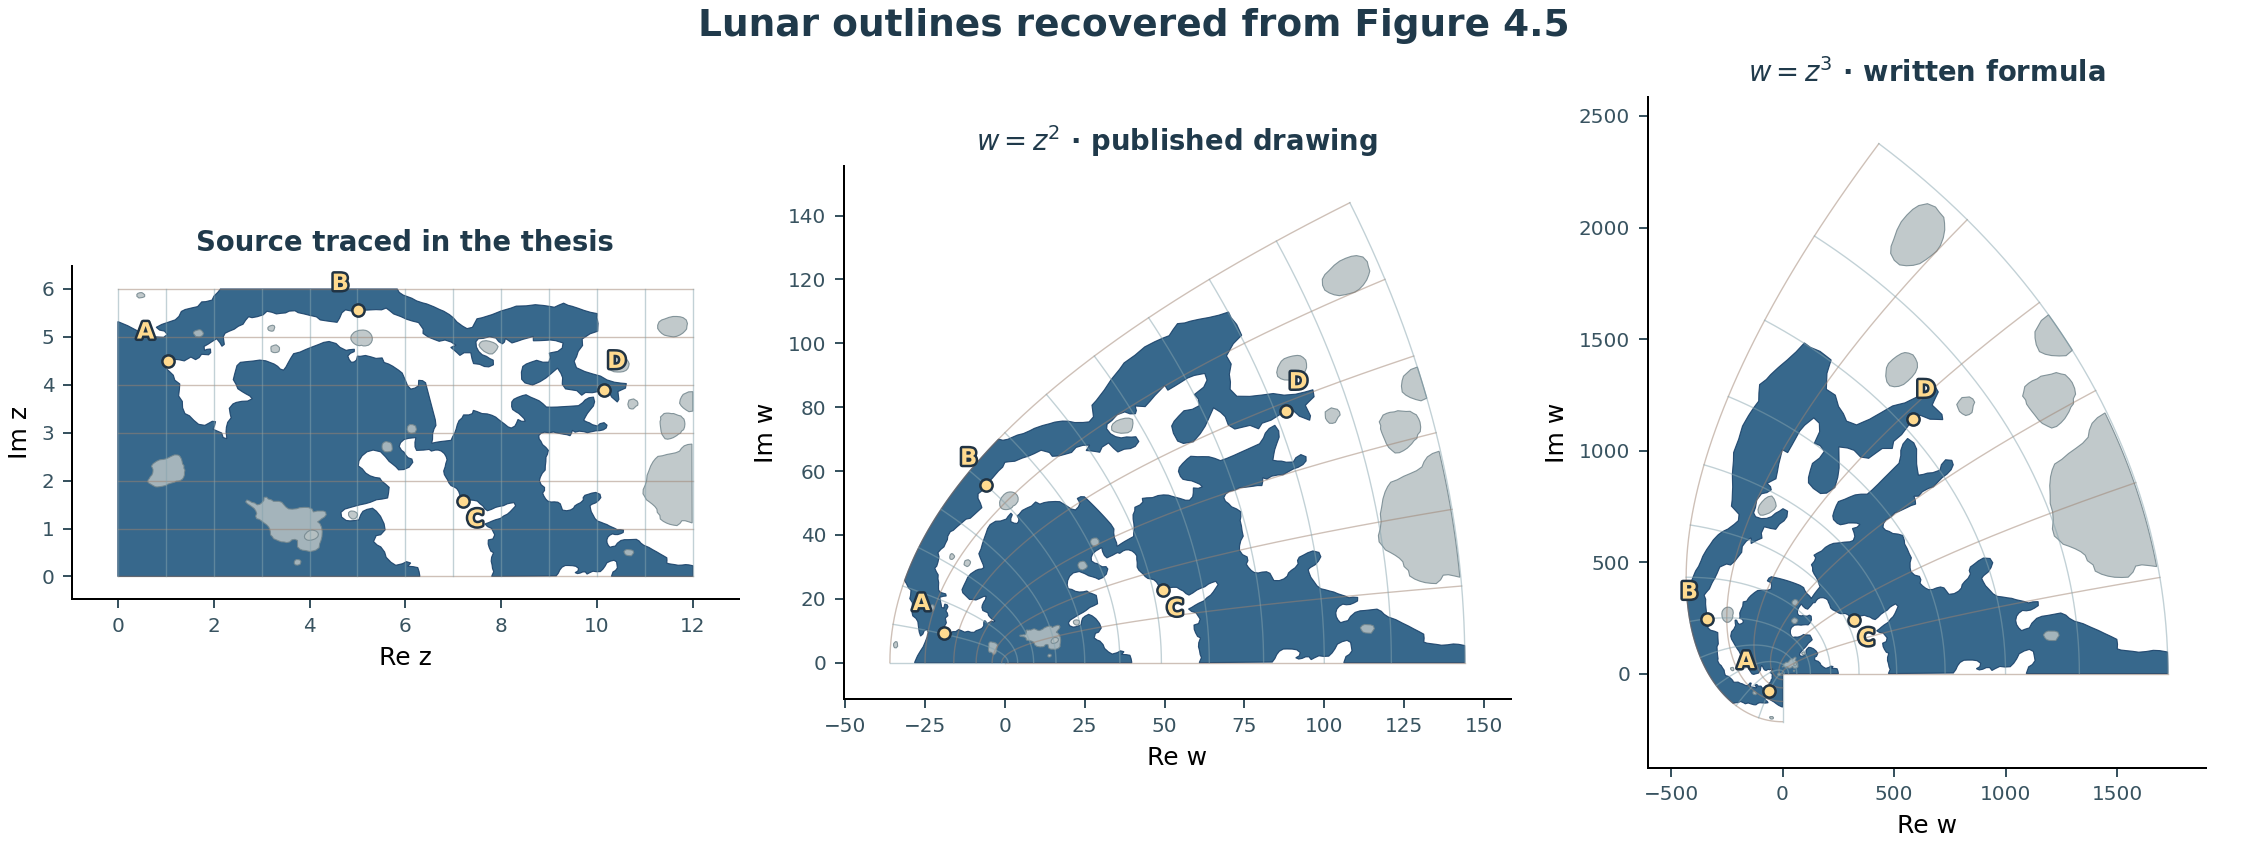

This chart was generated by the following Python code:
"""Compare the lunar outlines in Figure 4.5 and register them on Peirce's map."""

import json
from argparse import ArgumentParser
from collections.abc import Callable
from pathlib import Path

import matplotlib.pyplot as plt
import numpy as np
from matplotlib import patheffects
from numpy.typing import NDArray
from peirce_mosaic import sample_global_mosaic
from PIL import Image

from pyconformal.cartography import peirce_quincuncial, peirce_quincuncial_inverse
from pyconformal.viz import apply_conformal_to_rectangle

HERE = Path(__file__).resolve().parent
ComplexLine = NDArray[np.complex128]
Extent = tuple[float, float, float, float]
LABELS = ("A", "B", "C", "D")
LABEL_OFFSETS = ((-9, 9), (-7, 8), (5, -10), (5, 9))


def densify(points: ComplexLine) -> ComplexLine:
    """Sample each closed source edge before applying a nonlinear map."""
    segments = [
        np.linspace(a, b, max(2, int(np.ceil(abs(b - a) / 0.035))), endpoint=False)
        for a, b in zip(points, np.roll(points, -1), strict=True)
    ]
    return np.concatenate([*segments, points[:1]])


def draw_markers(ax: plt.Axes, points: ComplexLine, color: str) -> None:
    """Mark the same four source boundary points in each panel."""
    for point, label, offset in zip(points, LABELS, LABEL_OFFSETS, strict=True):
        ax.scatter(point.real, point.imag, color=color, edgecolor="#203344", s=24, zorder=4)
        mark = ax.annotate(
            label,
            (point.real, point.imag),
            xytext=offset,
            textcoords="offset points",
            color=color,
            fontsize=9,
            fontweight="bold",
            ha="center",
            zorder=4,
        )
        mark.set_path_effects([patheffects.withStroke(linewidth=2, foreground="#203344")])


def compare_contours(paths: list[ComplexLine], markers: ComplexLine) -> None:
    """Render the archived points and both candidate power maps."""
    fig, axes = plt.subplots(1, 3, figsize=(12.6, 4.7), layout="constrained")

    def power(n: int) -> Callable[[ComplexLine], ComplexLine]:
        return lambda z: np.asarray(z**n, dtype=np.complex128)

    for index, ax in enumerate(axes):
        transform = power(index + 1)
        grid = apply_conformal_to_rectangle(transform, 0j, 12 + 6j, 13, 7)
        for family, color in (
            (grid.mapped_horizontal, "#9e8270"),
            (grid.mapped_vertical, "#86a4ae"),
        ):
            for curve in family:
                ax.plot(curve.real, curve.imag, color=color, alpha=0.5, linewidth=0.55)
        for position, path in enumerate(paths):
            image = transform(path)
            fill, edge = ("#164f79", "#143c65") if position == 0 else ("#b7c1c3", "#74878e")
            ax.fill(
                image.real, image.imag, facecolor=fill, edgecolor=edge, linewidth=0.45, alpha=0.86
            )
        draw_markers(ax, transform(markers), "#ffda8f")
        ax.set_aspect("equal")
        ax.set_xlabel("Re z" if index == 0 else "Re w")
        ax.set_ylabel("Im z" if index == 0 else "Im w")
        ax.set_title(
            (
                "Source traced in the thesis",
                r"$w=z^2$ · published drawing",
                r"$w=z^3$ · written formula",
            )[index],
            color="#203a4b",
            fontweight="bold",
            fontsize=11,
        )
        ax.tick_params(colors="#385360", labelsize=8)
        ax.spines[["top", "right"]].set_visible(False)
        ax.margins(0.08)
    fig.suptitle(
        "Lunar outlines recovered from Figure 4.5", color="#203a4b", fontweight="bold", fontsize=15
    )
    fig.savefig(HERE / "lunar_thesis_outlines.png", dpi=180)
    plt.close(fig)


def geographic_coordinates(
    points: ComplexLine, frame: dict[str, float]
) -> tuple[NDArray[np.float64], NDArray[np.float64]]:
    """Convert points in the archival Mercator frame to longitude and latitude."""
    longitude = frame["west"] + (frame["east"] - frame["west"]) * points.real / 12
    top = np.arcsinh(np.tan(np.deg2rad(frame["north"])))
    latitude = np.rad2deg(np.arctan(np.sinh(top * points.imag / 6)))
    return longitude, latitude


def project_outline(points: ComplexLine, frame: dict[str, float]) -> ComplexLine:
    """Register planar points in the archival frame and project them to Peirce."""
    longitude, latitude = geographic_coordinates(points, frame)
    return np.array(
        [
            peirce_quincuncial(float(lon), float(lat))
            for lon, lat in zip(longitude, latitude, strict=True)
        ],
        dtype=np.complex128,
    )


def raster_at_extent(
    mosaic: NDArray[np.float64], extent: Extent, width: int
) -> NDArray[np.float64]:
    """Inverse-sample the source mosaic at regularly spaced tile pixel centers."""
    left, right, bottom, top = extent
    height = max(2, round(width * (top - bottom) / (right - left)))
    x = left + (right - left) * (np.arange(width) + 0.5) / width
    y = bottom + (top - bottom) * (np.arange(height) + 0.5) / height
    longitude, latitude = peirce_quincuncial_inverse(x[None, :] + 1j * y[:, None])
    return sample_global_mosaic(mosaic, longitude, latitude)


def render_registered_overlay(
    paths: list[ComplexLine], markers: ComplexLine, frame: dict[str, float]
) -> None:
    """Render global context and a detailed view of the same registered contours."""
    projected = [project_outline(path, frame) for path in paths]
    points = np.concatenate(projected)
    projected_markers = project_outline(markers, frame)
    global_view = (-1.0, 1.0, -1.0, 1.0)
    zoom = (
        max(-1, float(points.real.min()) - 0.085),
        min(1, float(points.real.max()) + 0.085),
        max(-1, float(points.imag.min()) - 0.085),
        min(1, float(points.imag.max()) + 0.085),
    )
    mosaic = np.asarray(plt.imread(HERE / "lunar-global-wac.jpg"), dtype=np.float64)
    fig, axes = plt.subplots(1, 2, figsize=(11.0, 5.8), layout="constrained")
    contrast = np.percentile(mosaic, [2, 98])
    for ax, extent, title in zip(
        axes, (global_view, zoom), ("Global context", "Detail of the archived tracing"), strict=True
    ):
        image = raster_at_extent(mosaic, extent, 980)
        ax.imshow(
            image, origin="lower", extent=extent, cmap="gray", vmin=contrast[0], vmax=contrast[1]
        )
        ax.plot([0, 1, 0, -1, 0], [-1, 0, 1, 0, -1], color="#e8f5f0", alpha=0.45, lw=0.7)
        for index, path in enumerate(projected):
            if index == 0:
                ax.fill(path.real, path.imag, color="#42ced0", alpha=0.20, linewidth=0)
            color = "#74f7f1" if index == 0 else "#ffe1a8"
            line = ax.plot(path.real, path.imag, color=color, lw=1 if index == 0 else 0.7)[0]
            line.set_path_effects(
                [
                    patheffects.Stroke(linewidth=2.05 if index == 0 else 1.5, foreground="#264149"),
                    patheffects.Normal(),
                ]
            )
        draw_markers(ax, projected_markers, "#ffda8f")
        ax.set(xlim=extent[:2], ylim=extent[2:], title=title)
        ax.set_axis_off()
    fig.suptitle(
        "The thesis outlines on the Peirce lunar mosaic",
        color="#203a4b",
        fontweight="bold",
        fontsize=15,
    )
    fig.supxlabel(
        "Approximate archival registration · LROC WAC: NASA / GSFC / Arizona State University",
        color="#385360",
        fontsize=8,
    )
    fig.savefig(HERE / "lunar_thesis_peirce.png", dpi=180)
    plt.close(fig)


def write_interactive_data(
    paths: list[ComplexLine], markers: ComplexLine, frame: dict[str, float]
) -> None:
    """Generate the browser's synchronized curves and undecorated mosaic tile."""
    projected = [project_outline(path, frame) for path in paths]
    lon, lat = geographic_coordinates(paths[0], frame)
    sphere = []
    tilt = np.deg2rad(30)
    for path in paths:
        longitude, latitude = geographic_coordinates(path, frame)
        lam, phi = np.deg2rad(longitude), np.deg2rad(latitude)
        sphere.append(
            np.round(
                np.column_stack(
                    (
                        np.cos(phi) * np.sin(lam),
                        np.cos(tilt) * np.sin(phi) - np.sin(tilt) * np.cos(phi) * np.cos(lam),
                    )
                ),
                8,
            ).tolist()
        )
    points = {
        "sphere": sphere,
        "source": [np.round(np.column_stack((path.real, path.imag)), 6).tolist() for path in paths],
        "peirce": [
            np.round(np.column_stack((path.real, path.imag)), 8).tolist() for path in projected
        ],
        "geographic": np.round(np.column_stack((lon, lat)), 5).tolist(),
        "markers": [int(np.argmin(np.abs(paths[0] - marker))) for marker in markers],
    }
    payload = json.dumps(points, separators=(",", ":"), allow_nan=False)
    (HERE / "lunar-thesis-data.js").write_text(
        "// Generated by lunar_thesis_outlines.py --interactive.\n"
        f"window.lunarOutlineData = {payload};\n",
        encoding="utf-8",
    )
    mosaic = np.asarray(plt.imread(HERE / "lunar-global-wac.jpg"), dtype=np.float64)
    tile = raster_at_extent(mosaic, (-1.0, 1.0, -1.0, 1.0), 880)
    low, high = np.percentile(mosaic, [2, 98])
    pixels = np.clip(255 * (tile - low) / (high - low), 0, 255).astype(np.uint8)
    Image.fromarray(pixels[::-1]).save(HERE / "lunar-thesis-tile.jpg", quality=90)
    mercator_x = 12 * (np.arange(880) + 0.5) / 880
    mercator_y = 6 * (np.arange(440) + 0.5) / 440
    longitude, latitude = geographic_coordinates(
        mercator_x[None, :] + 1j * mercator_y[:, None], frame
    )
    mercator = sample_global_mosaic(mosaic, longitude, latitude)
    pixels = np.clip(255 * (mercator - low) / (high - low), 0, 255).astype(np.uint8)
    Image.fromarray(pixels[::-1]).save(HERE / "lunar-thesis-mercator.jpg", quality=92)
    axis = -1 + 2 * (np.arange(700) + 0.5) / 700
    x, y = np.meshgrid(axis, axis)
    rho = np.hypot(x, y)
    inside = rho <= 1
    c = np.arcsin(np.minimum(rho, 1))
    ratio = np.sin(c) / np.maximum(rho, 1e-15)
    phi = np.arcsin(np.clip(np.cos(c) * np.sin(tilt) + y * ratio * np.cos(tilt), -1, 1))
    lam = np.arctan2(x * ratio, np.cos(c) * np.cos(tilt) - y * ratio * np.sin(tilt))
    globe = sample_global_mosaic(mosaic, np.rad2deg(lam), np.rad2deg(phi))
    pixels = np.clip(255 * (globe - low) / (high - low), 0, 255).astype(np.uint8)
    pixels[~inside] = 255
    Image.fromarray(pixels[::-1]).save(HERE / "lunar-thesis-globe.jpg", quality=92)


def main() -> None:
    """Generate the planar comparison and the Peirce overlay."""
    parser = ArgumentParser(description=__doc__)
    parser.add_argument("--interactive", action="store_true", help="regenerate browser data")
    options = parser.parse_args()
    stored = json.loads((HERE / "lunar-thesis-outlines.json").read_text(encoding="utf-8"))
    outlines = [np.asarray(path, dtype=float) for path in stored["paths"]]
    points = [path[:, 0] + 1j * path[:, 1] for path in outlines]
    targets = (1.0 + 4.5j, 5.0 + 5.5j, 7.0 + 1.1j, 10.0 + 4.0j)
    markers = np.array([points[0][np.argmin(abs(points[0] - target))] for target in targets])
    paths = [densify(path) for path in points]
    if options.interactive:
        write_interactive_data(paths, markers, stored["registration"])
    else:
        compare_contours(paths, markers)
        render_registered_overlay(paths, markers, stored["registration"])


if __name__ == "__main__":
    main()
